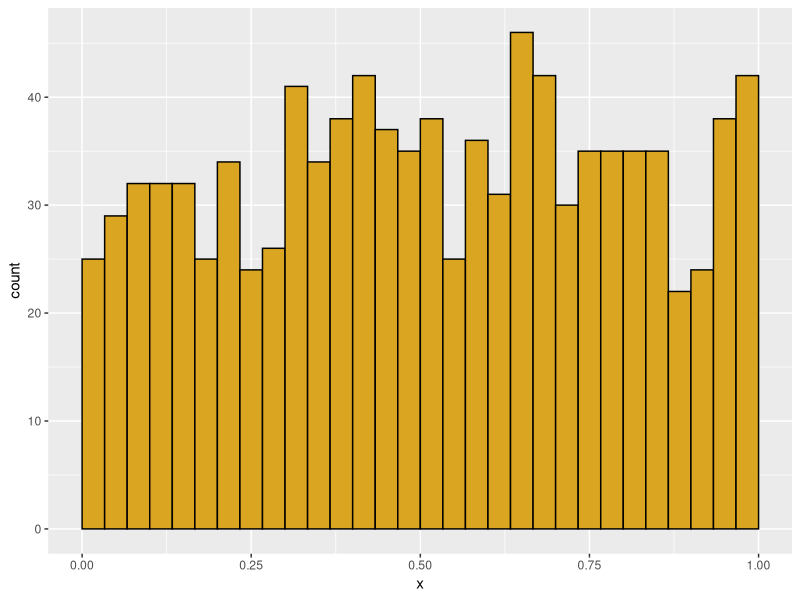
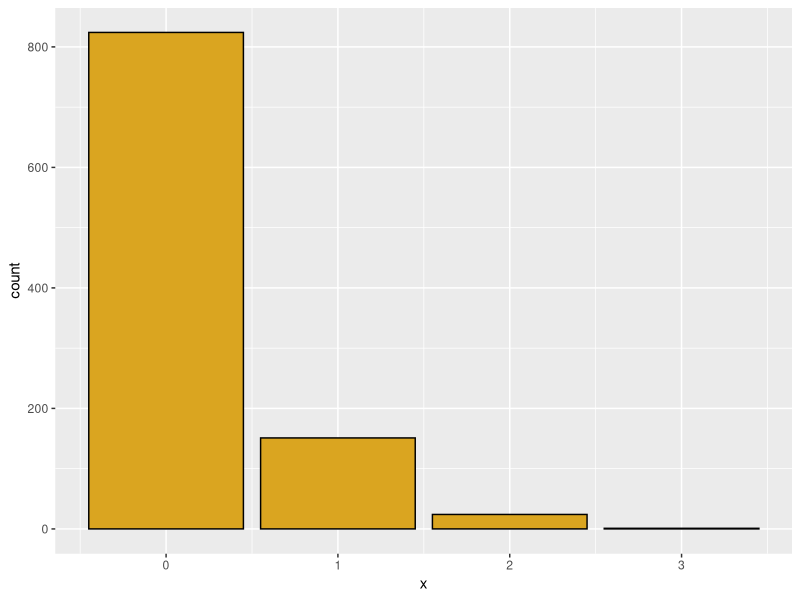
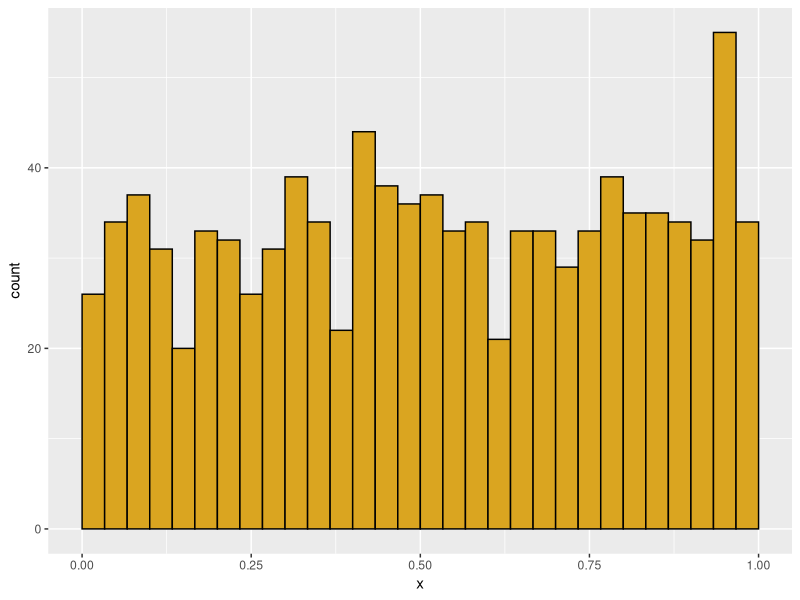
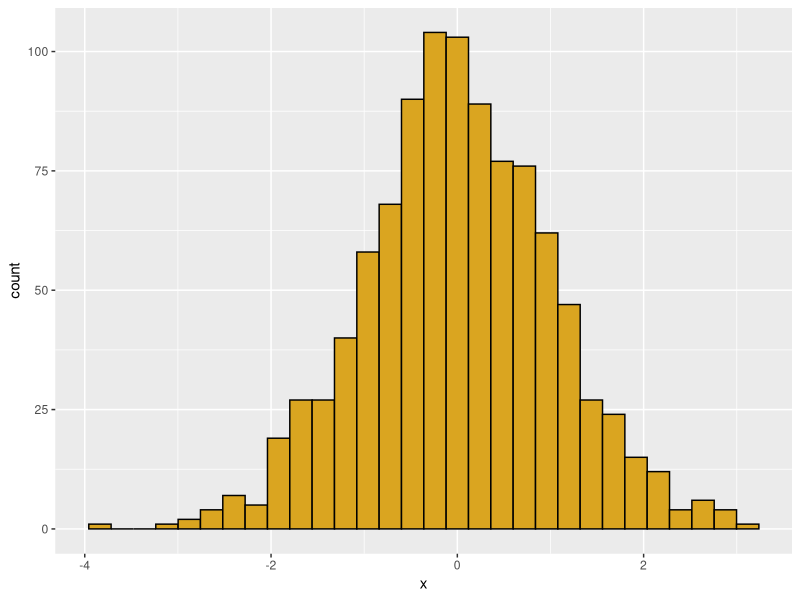
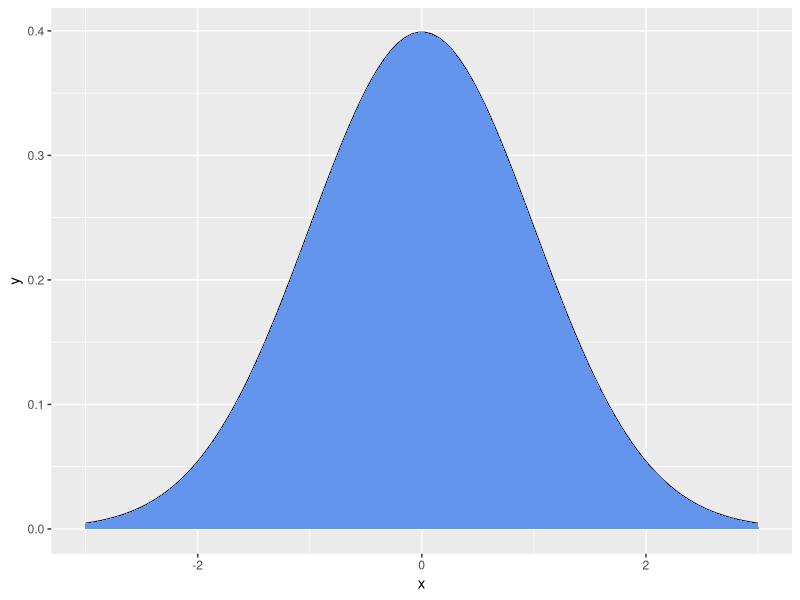
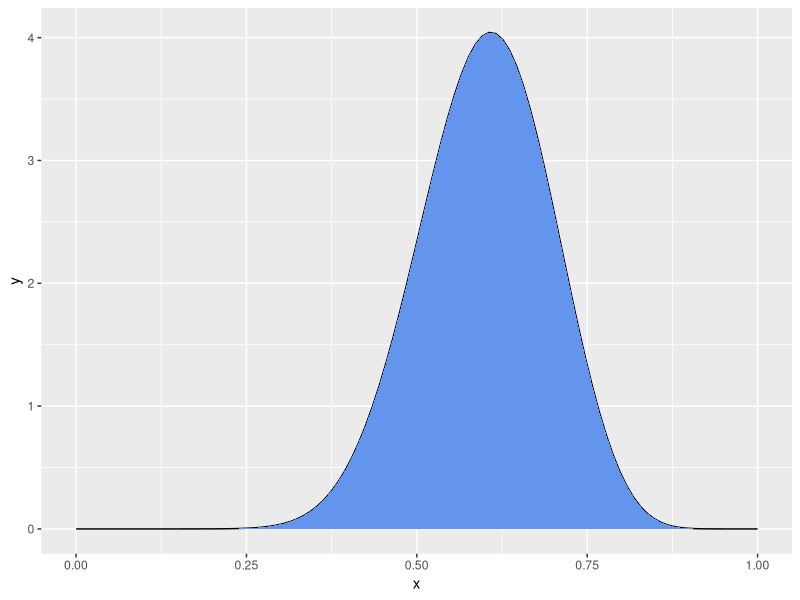
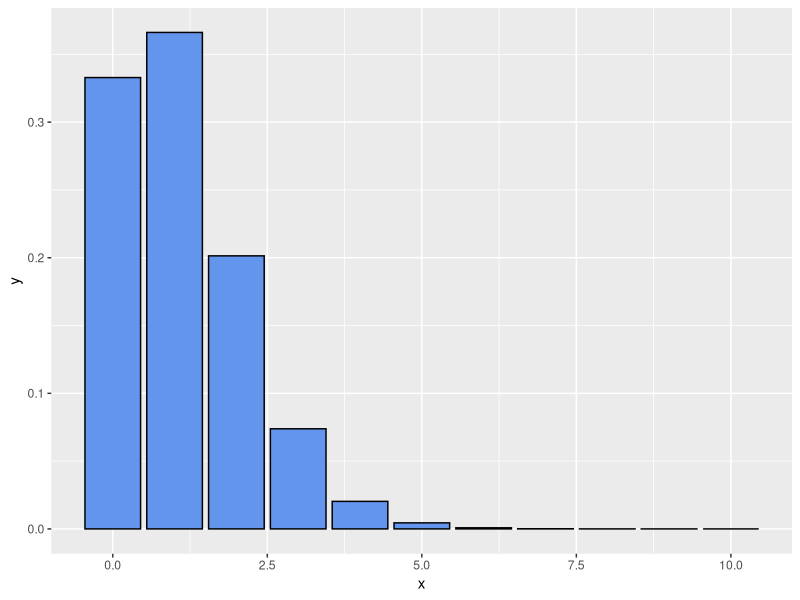
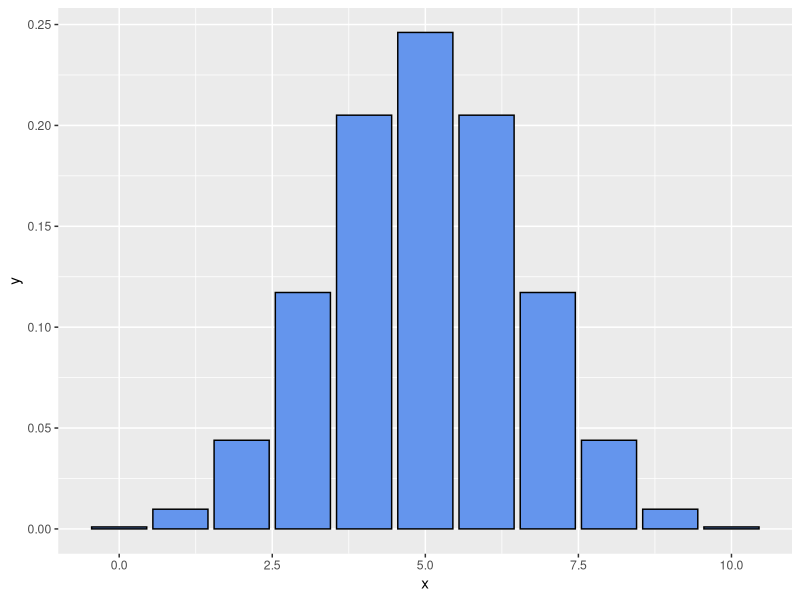

Source code (R) for these figures, in order: (Note: this script raises an error after producing the figures.)
############################
# Function: my_histo
# Purpose: creates a ggplot histogram
# Requires: ggplot
# Input: x = a numeric vector
#        data_type= "cont" or "disc"
# Output: a ggplot histogram
############################
library(ggplot2)
my_histo <- function(x=NULL,data_type="cont") {
  if(is.null(x)) x=runif(1000) #if the user don't give any data then insert runif
  df <- data.frame(x=x)

  # if data are continuous bounded (0,1), adjust bins for histogram
  if (data_type=="cont" & min(df$x) > 0 & max(df$x) < 1) {
    p1 <- ggplot(data=df) +
      aes(x=x) +
      geom_histogram(boundary=0,
                     binwidth=1/30,
                     color="black",
                     fill="goldenrod") +
      scale_x_continuous(limits=c(0,1))}


  # if data are continuous, but not bounded (0,1), use
  # ggplot default bins
  if (data_type=="cont" & (min(df$x) < 0 | max(df$x) > 1)) {
    p1 <- ggplot(data=df) +
      aes(x=x) +
      geom_histogram(color="black",
                     fill="goldenrod")}


  # if data are discrete integers,
  #  use geom_bar to create a histogram
  if (data_type=="disc") {
    p1 <- ggplot(data=df) +
      aes(x=x) +
      geom_bar(color="black",fill="goldenrod") }

  print(p1)
}

my_histo()
my_histo(data_type="disc",x=rpois(1000,lambda=0.2))
my_histo(data_type="cont",x=runif(1000))
my_histo(data_type="cont",x=rnorm(n=1000,mean=0,sd=1))

############################
# Function: my_pdf
# Purpose: creates a ggplot probability density function
# Requires: ggplot
# Input: x = a numeric vector of x values
#        y = pdf values calculated for each value of x
#        data_type= "cont" or "disc"
# Output: a ggplot pdf
############################
my_pdf <- function(x=NULL,y=NULL,data_type="cont") {
  if(is.null(x) | is.null(y)) {
    x=seq(from=-3,to=3,length.out=100) #if x and y are missing lets build the data
    y=dnorm(x) }

  df <- data.frame(x=x,y=y)

  # for continuous distributions,
  # plot the line for the pdf
  if(data_type=="cont") {
    p1 <- ggplot(data=df) +
      aes(x=x,y=y) +
      geom_line() +
      geom_area(fill = "cornflower blue") }

  # for discrete distributions,
  # plot a bar for the probability at each value
  if (data_type=="disc") {
    p1 <- ggplot(data=df) +
      aes(x=x,y=y) +
      geom_col(color="black",fill="cornflower blue") }
  print(p1)
}

my_pdf()
my_x=seq(from=0,to=1,length.out=100) #normal distribution
my_pdf(x=my_x,y=dbeta(x=my_x,shape1=15,shape2=10))
my_pdf(x=0:10,y=dpois(x=0:10,lambda=1.1),data_type="disc")


####-------------------------------------------------
# Binomial distribution
# p = probability of a dichotomous outcome
# size = number of trials
# x = possible outcomes
# outcome x is bounded between 0 and number of trials

# use "d" binom for density function
hits <- 0:10
my_vec <- dbinom(x=hits,size=10,prob=0.5)
my_pdf(x=0:10,y=my_vec,data_type="disc")

# and how does this compare to an actual simulation of 50 tosses of 100 coins?

my_coins <- rbinom(n=50,size=100,prob=0.5)
my_histo(x=my_coins,data_type="disc")
quantile(x=my_coins,probs=c(0.025,0.975))

#-------------------------------------------------
# negative binomial: number of failures (values of MyVec)
# in a series of (Bernouli) with p=probability of success
# before a target number of successes (= size)
# generates a discrete distribution that is more
# heterogeneous ("overdispersed") than Poisson
hits <- 0:40
my_vec <- dnbinom(x=hits, size=5, prob=0.5)
my_pdf(x=hits,y=my_vec,data_type="disc")

# geometric series is a special case where N= 1 success
# each bar is a constant fraction 1 - "prob" of the bar before it
my_vec <- dnbinom(x=hits, size=1, prob=0.1)
my_pdf(x=hits,y=my_vec,data_type="disc")


# alternatively specify mean = mu of distribution and size,
# the dispersion parameter (small is more dispersed)
# this gives us a poisson with a lambda value that varies
# the dispersion parameter is the shape parameter in the gamma
# as it increases, the distribution has a smaller variance
# just simulate it directly

nbi_ran <- rnbinom(n=1000,size=10,mu=5)
my_histo(x=nbi_ran,data_type="disc")


nbi_ran <- rnbinom(n=1000,size=0.1,mu=5) #the smallest parameter(size) the largest variance
my_histo(x=nbi_ran,data_type="disc")

#-------------------------------------------------
# uniform (continous distribution)
# params specify minimum and maximum

#runif for random data
my_histo(x=runif(n=100),data_type="cont")
my_histo(x=runif(n=1000),data_type="cont")

#-------------------------------------------------
# normal
my_norm <- rnorm(n=100,mean=100,sd=2)
my_histo(x=my_norm,data_type="cont")

# problems with normal when mean is small but zero is not allowed.
my_norm <- rnorm(n=100,mean=2,sd=2)
my_histo(x=my_norm,data_type="cont")

summary(my_norm)
toss_zeroes <- my_norm[my_norm>0] ###vector that subsetting those elements that are greater than 0
my_histo(x=toss_zeroes,data_type="cont")

summary(toss_zeroes)

#-------------------------------------------------
# gamma distribution, continuous positive values, but bounded at 0

my_gamma <- rgamma(n=100,shape=1,scale=10)
my_histo(x=my_gamma,data_type="cont")

# gamma with shape= 1 is an exponential with scale = mean

# shape <=1 gives a mode near zero; very small shape rounds to zero
my_gamma <- rgamma(n=100,shape=0.1,scale=1)
my_histo(x=my_gamma,data_type="cont")

# large shape parameters moves towards a normal
my_gamma <- rgamma(n=100,shape=20,scale=1)
my_histo(x=my_gamma,data_type="cont")

# scale parameter changes mean- and the variance!
my_histo(x=rgamma(n=100,shape=2,scale=100),data_type="cont")
my_histo(x=rgamma(n=100,shape=2,scale=10),data_type="cont")
my_histo(x=rgamma(n=100,shape=2,scale=1),data_type="cont")
my_histo(x=rgamma(n=100,shape=2,scale=0.1),data_type="cont")

# unlike the normal, the two parameters affect both mean and variance

# mean = shape*scale
# variance= shape*scale^2

#-------------------------------------------------

# beta distribution
# bounded at 0 and 1
# analagous to a binomial, but result is a continuous distribution of probabilities
# parameter shape1 = number of successes + 1
# parameter shape2 = number of failures + 1
# interpret these in terms of a coin you are tossing
# small sample sizes, uniform distribution

# shape1 = 1, shape2 = 1 = "no data"
my_beta <- rbeta(n=1000,shape1=1,shape2=1)
my_histo(x=my_beta,data_type="cont")

# shape1 = 2, shape1 = 1 = "1 coin toss, comes up heads!"
my_beta <- rbeta(n=1000,shape1=2,shape2=1)
my_histo(x=my_beta,data_type="cont")
# two tosses, 1 head and 1 tail
my_beta <- rbeta(n=1000,shape1=2,shape2=2)
my_histo(x=my_beta,data_type="cont")
# two tosses, both heads
my_beta <- rbeta(n=1000,shape1=2,shape2=1)
my_histo(x=my_beta,data_type="cont")
# let's get more data
my_beta <- rbeta(n=1000,shape1=20,shape2=20)
my_histo(x=my_beta,data_type="cont")
my_beta <- rbeta(n=1000,shape1=500,shape2=500)
my_histo(x=my_beta,data_type="cont")

# if the coin is biased
my_beta <- rbeta(n=1000,shape1=1000,shape2=500)
my_histo(x=my_beta,data_type="cont")
my_beta <- rbeta(n=1000,shape1=10,shape2=5)
my_histo(x=my_beta,data_type="cont")


# shape parameters less than 1.0 give us a u-shaped distribution
my_beta <- rbeta(n=1000,shape1=0.1,shape2=0.1)
my_histo(x=my_beta,data_type="cont")

my_beta <- rbeta(n=1000,shape1=0.7,shape2=0.4)
my_histo(x=my_beta,data_type="cont")


###goodness of fit test for data,find maximum likelihood estimators for the paramaters.
library(MASS)
data <- c(100,100,104,99)
z <- fitdistr(data,"normal") #normal distribution
print(z) #estimate parameters (mean and sd)
#example
frog_data <- c(30.15,26.3,27.5,22.9,27.8,26.2)

# get and print model parameters assuming a normal distribution
z<- fitdistr(frog_data,"normal")
print(z)

# plot the density function for the normal and annotate the plot with the original data
x <- 1:100
g_density <- dnorm(x=x,mean=z$estimate["mean"],sd=z$estimate["sd"]) #from the fitdistr function
qplot(x,g_density,geom="line") + annotate(geom="point",x=frog_data,y=0.001) #density plot

# now do the same for a gamma distribution, which has a shape and rate parameter as outputs from fitdistr
z<- fitdistr(frog_data,"gamma")
print(z)

# plot the density function for the gamma and annotate the plot with the original data
x <- 1:100
g_density <- dgamma(x=x,shape=z$estimate["shape"],rate=z$estimate["rate"])
qplot(x,g_density,geom="line") + annotate(geom="point",x=frog_data,y=0.001,color="red")

###now let’s add a weird outlier of a tiny value and see what happens
frog_data <- c(30.15,26.3,27.5,22.9,27.8,26.2)
outlier <- 0.050
frog_data <- c(frog_data,outlier)

# get and print model parameters assuming a normal distribution
z<- fitdistr(frog_data,"normal")
print(z)

# plot the density function for the normal and annotate the plot with the original data
x <- 1:100
g_density <- dnorm(x=x,mean=z$estimate["mean"],sd=z$estimate["sd"])
qplot(x,g_density,geom="line") + annotate(geom="point",x=frog_data,y=0.001)

# now do the same for a gamma distribution, which has a shape and rate parameter as outputs from fitdistr
z<- fitdistr(frog_data,"gamma")
print(z)

# plot the density function for the gamma and annotate the plot with the original data
x <- 1:100
g_density <- dgamma(x=x,shape=z$estimate["shape"],rate=z$estimate["rate"])
qplot(x,g_density,geom="line") + annotate(geom="point",x=frog_data,y=0.001,color="red")
